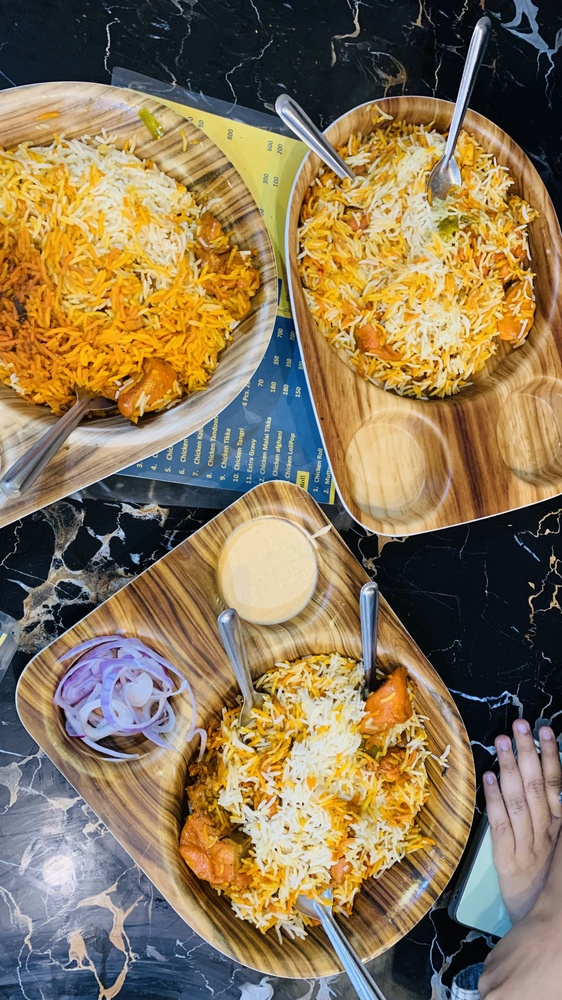
#> input picture photo.jpg, 562 x 1000 px, shrunk from 2268 x 4032 before the run
$ python enhance.py
#> lines starting #> are read from the running program, lines starting #| are printed output that depends on the picture
import cv2 # type: ignore

img = cv2.imread('photo.jpg')
#> img is the input picture: shape (1000, 562, 3); mean B, G, R 87.5, 118.7, 137.6
clahe = cv2.createCLAHE()

gray_img = cv2.cvtColor(img, cv2.COLOR_BGR2GRAY)
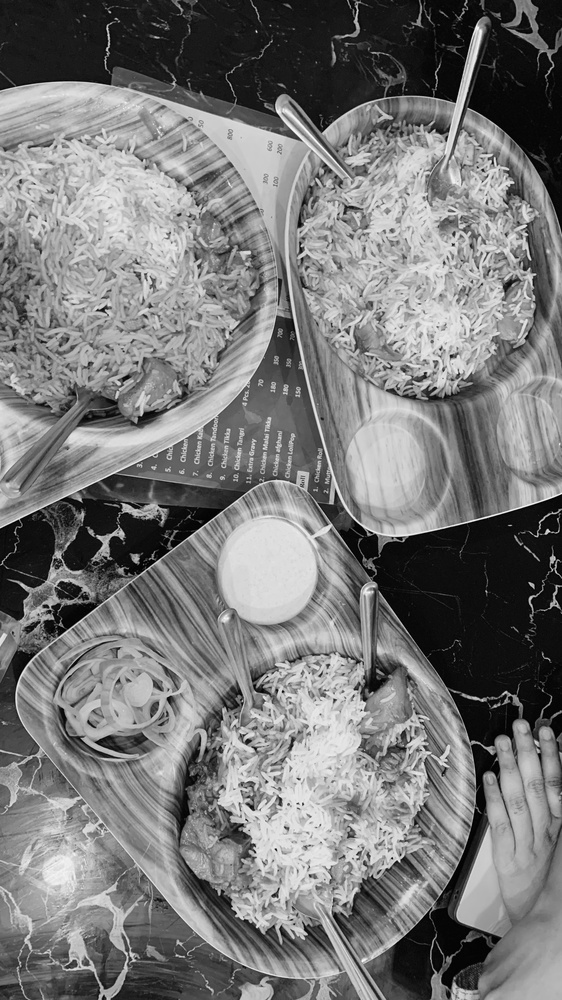
#> gray_img: shape (1000, 562); min 0, max 254, mean 120.8
res = clahe.apply(gray_img)
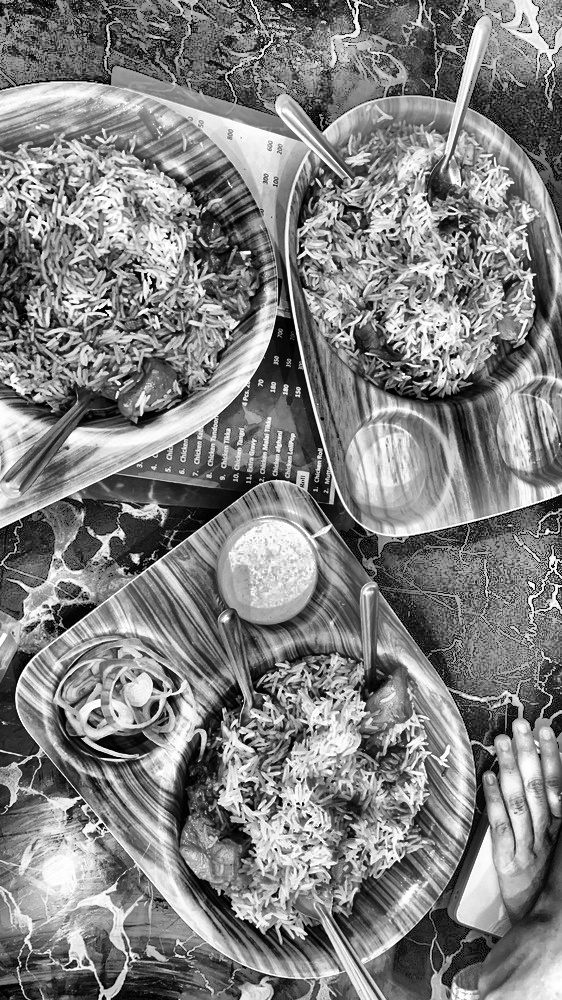
#> res: shape (1000, 562); min 0, max 255, mean 129.6

cv2.imwrite('Enhanced_Photo.jpg', res)
print('Done enhancing')
